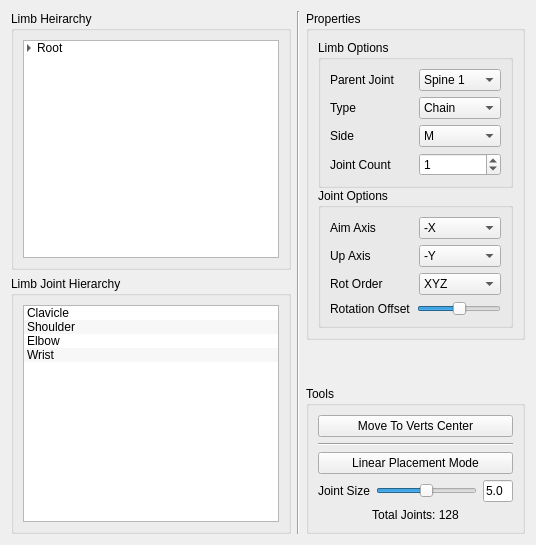
                <widget class="QWidget" name="tab_11">
                 <attribute name="title">
                  <string>Skeleton</string>
                 </attribute>
                 <layout class="QHBoxLayout" name="horizontalLayout_4">
                  <item>
                   <layout class="QHBoxLayout" name="horizontalLayout_14">
                    <item>
                     <layout class="QVBoxLayout" name="verticalLayout_8">
                      <item>
                       <widget class="QGroupBox" name="groupBox_5">
                        <property name="title">
                         <string>Limb Heirarchy</string>
                        </property>
                        <layout class="QHBoxLayout" name="horizontalLayout_15">
                         <item>
                          <layout class="QVBoxLayout" name="verticalLayout_36">
                           <item>
                            <widget class="QTreeWidget" name="treeWidget_3">
                             <property name="autoScrollMargin">
                              <number>16</number>
                             </property>
                             <property name="dragDropMode">
                              <enum>QAbstractItemView::DragDrop</enum>
                             </property>
                             <property name="defaultDropAction">
                              <enum>Qt::MoveAction</enum>
                             </property>
                             <property name="alternatingRowColors">
                              <bool>true</bool>
                             </property>
                             <property name="selectionMode">
                              <enum>QAbstractItemView::ExtendedSelection</enum>
                             </property>
                             <property name="autoExpandDelay">
                              <number>-1</number>
                             </property>
                             <property name="indentation">
                              <number>10</number>
                             </property>
                             <property name="headerHidden">
                              <bool>true</bool>
                             </property>
                             <attribute name="headerVisible">
                              <bool>false</bool>
                             </attribute>
                             <column>
                              <property name="text">
                               <string notr="true">1</string>
                              </property>
                             </column>
                             <item>
                              <property name="text">
                               <string>Root</string>
                              </property>
                              <item>
                               <property name="text">
                                <string>Spine</string>
                               </property>
                               <item>
                                <property name="text">
                                 <string>Arm (R)</string>
                                </property>
                                <item>
                                 <property name="text">
                                  <string>Hand (R)</string>
                                 </property>
                                </item>
                               </item>
                               <item>
                                <property name="text">
                                 <string>Arm (L)</string>
                                </property>
                                <item>
                                 <property name="text">
                                  <string>Hand (L)</string>
                                 </property>
                                </item>
                               </item>
                               <item>
                                <property name="text">
                                 <string>Head</string>
                                </property>
                               </item>
                               <item>
                                <property name="text">
                                 <string>Leg (M)</string>
                                </property>
                               </item>
                               <item>
                                <property name="text">
                                 <string>Tail</string>
                                </property>
                               </item>
                              </item>
                             </item>
                            </widget>
                           </item>
                          </layout>
                         </item>
                        </layout>
                       </widget>
                      </item>
                      <item>
                       <widget class="QGroupBox" name="groupBox_8">
                        <property name="title">
                         <string>Limb Joint Hierarchy</string>
                        </property>
                        <layout class="QVBoxLayout" name="verticalLayout_9">
                         <item>
                          <layout class="QVBoxLayout" name="verticalLayout_40">
                           <item>
                            <widget class="QListWidget" name="listWidget_9">
                             <property name="dragDropMode">
                              <enum>QAbstractItemView::InternalMove</enum>
                             </property>
                             <property name="alternatingRowColors">
                              <bool>true</bool>
                             </property>
                             <property name="selectionMode">
                              <enum>QAbstractItemView::ExtendedSelection</enum>
                             </property>
                             <item>
                              <property name="text">
                               <string>Clavicle</string>
                              </property>
                             </item>
                             <item>
                              <property name="text">
                               <string>Shoulder</string>
                              </property>
                             </item>
                             <item>
                              <property name="text">
                               <string>Elbow</string>
                              </property>
                             </item>
                             <item>
                              <property name="text">
                               <string>Wrist</string>
                              </property>
                              <property name="flags">
                               <set>ItemIsSelectable|ItemIsEditable|ItemIsDragEnabled|ItemIsUserCheckable|ItemIsEnabled</set>
                              </property>
                             </item>
                            </widget>
                           </item>
                          </layout>
                         </item>
                        </layout>
                       </widget>
                      </item>
                     </layout>
                    </item>
                    <item>
                     <widget class="Line" name="line_3">
                      <property name="lineWidth">
                       <number>1</number>
                      </property>
                      <property name="orientation">
                       <enum>Qt::Vertical</enum>
                      </property>
                     </widget>
                    </item>
                    <item>
                     <layout class="QVBoxLayout" name="verticalLayout_45">
                      <item>
                       <widget class="QGroupBox" name="groupBox_18">
                        <property name="sizePolicy">
                         <sizepolicy hsizetype="Expanding" vsizetype="Preferred">
                          <horstretch>0</horstretch>
                          <verstretch>0</verstretch>
                         </sizepolicy>
                        </property>
                        <property name="title">
                         <string>Properties</string>
                        </property>
                        <layout class="QHBoxLayout" name="horizontalLayout_32">
                         <item>
                          <layout class="QVBoxLayout" name="verticalLayout_48">
                           <property name="spacing">
                            <number>0</number>
                           </property>
                           <item>
                            <widget class="QGroupBox" name="groupBox_41">
                             <property name="title">
                              <string>Limb Options</string>
                             </property>
                             <layout class="QVBoxLayout" name="verticalLayout_49">
                              <item>
                               <layout class="QVBoxLayout" name="verticalLayout_50">
                                <property name="spacing">
                                 <number>6</number>
                                </property>
                                <item>
                                 <layout class="QHBoxLayout" name="horizontalLayout_49">
                                  <item>
                                   <widget class="QLabel" name="label_33">
                                    <property name="text">
                                     <string>Parent Joint</string>
                                    </property>
                                   </widget>
                                  </item>
                                  <item>
                                   <widget class="QComboBox" name="comboBox_16">
                                    <item>
                                     <property name="text">
                                      <string>Spine 1</string>
                                     </property>
                                    </item>
                                    <item>
                                     <property name="text">
                                      <string>Spine 2</string>
                                     </property>
                                    </item>
                                    <item>
                                     <property name="text">
                                      <string>Spine 3</string>
                                     </property>
                                    </item>
                                    <item>
                                     <property name="text">
                                      <string>Spine 4</string>
                                     </property>
                                    </item>
                                    <item>
                                     <property name="text">
                                      <string>Spine 5</string>
                                     </property>
                                    </item>
                                   </widget>
                                  </item>
                                 </layout>
                                </item>
                                <item>
                                 <layout class="QHBoxLayout" name="horizontalLayout_77">
                                  <item>
                                   <widget class="QLabel" name="label_34">
                                    <property name="text">
                                     <string>Type</string>
                                    </property>
                                   </widget>
                                  </item>
                                  <item>
                                   <widget class="QComboBox" name="comboBox_17">
                                    <property name="currentIndex">
                                     <number>0</number>
                                    </property>
                                    <item>
                                     <property name="text">
                                      <string>Chain</string>
                                     </property>
                                    </item>
                                    <item>
                                     <property name="text">
                                      <string>Branch</string>
                                     </property>
                                    </item>
                                   </widget>
                                  </item>
                                 </layout>
                                </item>
                                <item>
                                 <layout class="QHBoxLayout" name="horizontalLayout_52">
                                  <item>
                                   <widget class="QLabel" name="label_35">
                                    <property name="text">
                                     <string>Side</string>
                                    </property>
                                   </widget>
                                  </item>
                                  <item>
                                   <widget class="QComboBox" name="comboBox_18">
                                    <property name="currentIndex">
                                     <number>1</number>
                                    </property>
                                    <item>
                                     <property name="text">
                                      <string>L</string>
                                     </property>
                                    </item>
                                    <item>
                                     <property name="text">
                                      <string>M</string>
                                     </property>
                                    </item>
                                    <item>
                                     <property name="text">
                                      <string>R</string>
                                     </property>
                                    </item>
                                   </widget>
                                  </item>
                                 </layout>
                                </item>
                                <item>
                                 <layout class="QHBoxLayout" name="horizontalLayout_78">
                                  <item>
                                   <widget class="QLabel" name="label_36">
                                    <property name="text">
                                     <string>Joint Count</string>
                                    </property>
                                   </widget>
                                  </item>
                                  <item>
                                   <widget class="QSpinBox" name="spinBox_4">
                                    <property name="value">
                                     <number>1</number>
                                    </property>
                                   </widget>
                                  </item>
                                 </layout>
                                </item>
                               </layout>
                              </item>
                             </layout>
                            </widget>
                           </item>
                           <item>
                            <widget class="QGroupBox" name="groupBox_46">
                             <property name="title">
                              <string>Joint Options</string>
                             </property>
                             <layout class="QVBoxLayout" name="verticalLayout_56">
                              <item>
                               <layout class="QVBoxLayout" name="verticalLayout_71">
                                <property name="spacing">
                                 <number>6</number>
                                </property>
                                <item>
                                 <layout class="QHBoxLayout" name="horizontalLayout_79">
                                  <item>
                                   <widget class="QLabel" name="label_37">
                                    <property name="text">
                                     <string>Aim Axis</string>
                                    </property>
                                   </widget>
                                  </item>
                                  <item>
                                   <widget class="QComboBox" name="comboBox_19">
                                    <property name="currentIndex">
                                     <number>1</number>
                                    </property>
                                    <item>
                                     <property name="text">
                                      <string>X</string>
                                     </property>
                                    </item>
                                    <item>
                                     <property name="text">
                                      <string>-X</string>
                                     </property>
                                    </item>
                                    <item>
                                     <property name="text">
                                      <string>Y</string>
                                     </property>
                                    </item>
                                    <item>
                                     <property name="text">
                                      <string>-Y</string>
                                     </property>
                                    </item>
                                    <item>
                                     <property name="text">
                                      <string>Z</string>
                                     </property>
                                    </item>
                                    <item>
                                     <property name="text">
                                      <string>-Z</string>
                                     </property>
                                    </item>
                                   </widget>
                                  </item>
                                 </layout>
                                </item>
                                <item>
                                 <layout class="QHBoxLayout" name="horizontalLayout_80">
                                  <item>
                                   <widget class="QLabel" name="label_38">
                                    <property name="text">
                                     <string>Up Axis</string>
                                    </property>
                                   </widget>
                                  </item>
                                  <item>
                                   <widget class="QComboBox" name="comboBox_20">
                                    <property name="currentIndex">
                                     <number>3</number>
                                    </property>
                                    <item>
                                     <property name="text">
                                      <string>X</string>
                                     </property>
                                    </item>
                                    <item>
                                     <property name="text">
                                      <string>-X</string>
                                     </property>
                                    </item>
                                    <item>
                                     <property name="text">
                                      <string>Y</string>
                                     </property>
                                    </item>
                                    <item>
                                     <property name="text">
                                      <string>-Y</string>
                                     </property>
                                    </item>
                                    <item>
                                     <property name="text">
                                      <string>Z</string>
                                     </property>
                                    </item>
                                    <item>
                                     <property name="text">
                                      <string>-Z</string>
                                     </property>
                                    </item>
                                   </widget>
                                  </item>
                                 </layout>
                                </item>
                                <item>
                                 <layout class="QHBoxLayout" name="horizontalLayout_81">
                                  <item>
                                   <widget class="QLabel" name="label_39">
                                    <property name="text">
                                     <string>Rot Order</string>
                                    </property>
                                   </widget>
                                  </item>
                                  <item>
                                   <widget class="QComboBox" name="comboBox_21">
                                    <item>
                                     <property name="text">
                                      <string>XYZ</string>
                                     </property>
                                    </item>
                                    <item>
                                     <property name="text">
                                      <string>XZY</string>
                                     </property>
                                    </item>
                                    <item>
                                     <property name="text">
                                      <string>YZX</string>
                                     </property>
                                    </item>
                                    <item>
                                     <property name="text">
                                      <string>YXZ</string>
                                     </property>
                                    </item>
                                    <item>
                                     <property name="text">
                                      <string>ZYX</string>
                                     </property>
                                    </item>
                                    <item>
                                     <property name="text">
                                      <string>ZXY</string>
                                     </property>
                                    </item>
                                   </widget>
                                  </item>
                                 </layout>
                                </item>
                                <item>
                                 <layout class="QHBoxLayout" name="horizontalLayout_82">
                                  <item>
                                   <widget class="QLabel" name="label_40">
                                    <property name="text">
                                     <string>Rotation Offset</string>
                                    </property>
                                   </widget>
                                  </item>
                                  <item>
                                   <widget class="QSlider" name="horizontalSlider_14">
                                    <property name="value">
                                     <number>50</number>
                                    </property>
                                    <property name="orientation">
                                     <enum>Qt::Horizontal</enum>
                                    </property>
                                   </widget>
                                  </item>
                                 </layout>
                                </item>
                               </layout>
                              </item>
                             </layout>
                            </widget>
                           </item>
                          </layout>
                         </item>
                        </layout>
                       </widget>
                      </item>
                      <item>
                       <spacer name="verticalSpacer_7">
                        <property name="orientation">
                         <enum>Qt::Vertical</enum>
                        </property>
                        <property name="sizeHint" stdset="0">
                         <size>
                          <width>20</width>
                          <height>40</height>
                         </size>
                        </property>
                       </spacer>
                      </item>
                      <item>
                       <widget class="QGroupBox" name="groupBox_47">
                        <property name="title">
                         <string>Tools</string>
                        </property>
                        <layout class="QVBoxLayout" name="verticalLayout_76">
                         <item>
                          <layout class="QVBoxLayout" name="verticalLayout_77">
                           <property name="spacing">
                            <number>6</number>
                           </property>
                           <item>
                            <widget class="QPushButton" name="pushButton_20">
                             <property name="toolTip">
                              <string>Moves last selected object to center of verts, edges or faces</string>
                             </property>
                             <property name="text">
                              <string>Move To Verts Center</string>
                             </property>
                            </widget>
                           </item>
                           <item>
                            <widget class="Line" name="line_23">
                             <property name="orientation">
                              <enum>Qt::Horizontal</enum>
                             </property>
                            </widget>
                           </item>
                           <item>
                            <widget class="QPushButton" name="pushButton_23">
                             <property name="text">
                              <string>Linear Placement Mode</string>
                             </property>
                            </widget>
                           </item>
                           <item>
                            <layout class="QHBoxLayout" name="horizontalLayout_83">
                             <item>
                              <widget class="QLabel" name="label_41">
                               <property name="text">
                                <string>Joint Size</string>
                               </property>
                              </widget>
                             </item>
                             <item>
                              <widget class="QSlider" name="horizontalSlider_8">
                               <property name="value">
                                <number>50</number>
                               </property>
                               <property name="orientation">
                                <enum>Qt::Horizontal</enum>
                               </property>
                              </widget>
                             </item>
                             <item>
                              <widget class="QLineEdit" name="lineEdit_13">
                               <property name="maximumSize">
                                <size>
                                 <width>30</width>
                                 <height>16777215</height>
                                </size>
                               </property>
                               <property name="text">
                                <string>5.0</string>
                               </property>
                              </widget>
                             </item>
                            </layout>
                           </item>
                           <item>
                            <widget class="QLabel" name="label_42">
                             <property name="text">
                              <string>Total Joints: 128</string>
                             </property>
                             <property name="alignment">
                              <set>Qt::AlignCenter</set>
                             </property>
                            </widget>
                           </item>
                          </layout>
                         </item>
                        </layout>
                       </widget>
                      </item>
                     </layout>
                    </item>
                   </layout>
                  </item>
                 </layout>
                </widget>
